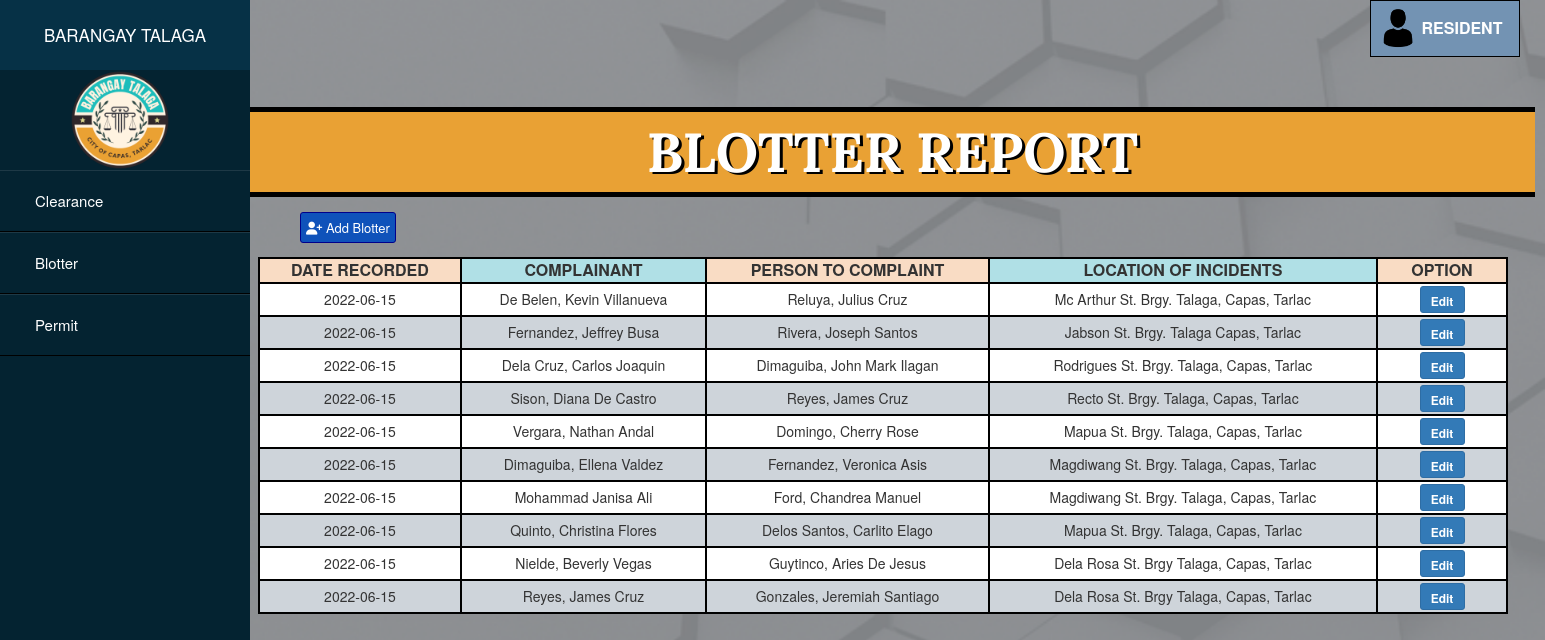
/resident/res_blot.php, run on the app's committed database.
### tables this page shows
CREATE TABLE `blotter` (
  `id` int(11) NOT NULL,
  `date` varchar(50) NOT NULL,
  `complainant` varchar(50) NOT NULL,
  `complainee` varchar(50) NOT NULL,
  `complaint` varchar(50) NOT NULL,
  `status` varchar(50) NOT NULL,
  `location` varchar(50) NOT NULL,
  `action` varchar(255) NOT NULL,
  `type` varchar(11) NOT NULL
);

### resident/res_blot.php (the view, shortened to what this page needs)
<?php
$link = mysqli_connect("localhost", "root", "", "barangaydb");
?>
<!DOCTYPE html>
<html lang="en" dir="ltr">
    <head>
        <link rel="stylesheet" href="../css/res_blotter.css">
        <link rel="stylesheet" href="https://maxcdn.bootstrapcdn.com/bootstrap/3.4.1/css/bootstrap.min.css">
</head>
<body style="background-image: url(../images/main.png); background-repeat: no-repeat; background-size: cover;">
    <div class="sidebar">
        <header>BARANGAY TALAGA</header>
        <img src="../images/logo.png">
        <ul>
            <li><a href="res_clear.php">Clearance</a></li>
            <li><a href="res_blot.php">Blotter</a></li>
            <li><a href="res_per.php">Permit</a></li>
        </ul>
    </div>
          <div class="dropdown">
          <img src="../images/person.png">
          <button onclick="myFunction()" class="dropbtn" >RESIDENT</button>
        </div>
    <div>
    <div class="header">
        <h1>BLOTTER REPORT</h1>
    </div>
    <div class="add-delete">
      <a href="addform_blot.php">  <button class="btn btn-primary btn-sm" id="add" data-toggle="modal" data-target="#addModal"><i class="fa fa-user-plus" aria-hidden="true"></i> Add Blotter</button> </a>
    </div>
    <div class="grid">
        <form method="POST">
        <table class="table-box">
            <thead>
                <tr>
                    <th style="background-color: #f9dcc4; text-align: center;">DATE RECORDED</th>
                    <th style="background-color: powderblue; text-align: center;">COMPLAINANT</th>
                    <th style="background-color: #f9dcc4; text-align: center;">PERSON TO COMPLAINT</th>
                    <th style="background-color: powderblue; text-align: center;">LOCATION OF INCIDENTS</th>
                    <th style="width: 130px !important; background-color: #f9dcc4; text-align: center;">OPTION</th>
                </tr>
            </thead>
            <tbody>
                <?php
                    $sql = mysqli_query($link, "select * from blotter where type = 'active' ");
                    while($row = mysqli_fetch_array($sql))
                    {
                echo'
                <tr>';
                    $id = $row['id'];
                    $complainant = $row['complainant'];
                    $complainee = $row['complainee'];
                    $complaint = $row['complaint'];
                    $location = $row['location'];
                echo '
                    <td>' .$row['date'].  '</td>
                    <td>' .$row['complainant']. '</td>
                    <td>' .$row['complainee'].  '</td>
                    <td>' .$row['location']. '</td>
                    <td style="text-align: center; padding: 2px;">';
                        echo "<button type='submit' class='btn btn-primary btn-sm' id='edit'> <a href='editform_blot.php?id=$id&complainant=$complainant&complainee=$complainee&complaint=$complaint&location=$location' style='color:white;'>Edit</a></button>";
                   echo '</td>
                </tr>';
                    }
                    ?>
            </tbody>
        </table>
        </form>
    </div>
</div>
</body>

### css/res_blotter.css (style rules this page uses)
body { font-family: 'Roboto', sans-serif; }
* { margin: 0; padding: 0; list-style: none; text-decoration: none; }
.sidebar { position: absolute; width: 250px; height: 100%; background: #042331; }
.sidebar header { font-size: 17px; color: white; text-align: center; line-height: 70px; background: #063146; user-select: none; }
.sidebar ul a { display: block; height: 100%; width: 100%; line-height: 60px; font-size: 15px; color: white; padding-left: 35px; box-sizing: border-box; border-top: 1px solid rgba(255,255,255,.1); border-bottom: 1px solid black; }
img { width: 100px; margin-left: 70px; }
.header { position: absolute; width: 1285px; margin-left: 250px; margin-top: 50px; border-top: 5px solid black; border-bottom: 5px solid black; padding-top: 20px; padding-bottom: 20px; text-align: center; background-color: #E9A134; }
.header h1 { font-size: 55px; margin-top: -10px; margin-bottom: -10px; font-weight: bolder; font-family: 'Lora', serif; color: white; text-shadow: 3px 2px black; }
.add-delete { position: absolute; margin-left: 300px; margin-top: 155px; }
#add { background-color: #0F52BA; border-color: darkblue; padding: 5px; color: white; font-size: 13px; }
.grid { position: absolute; margin-left: 258px; margin-top: 200px; width: 1270px; height: 465px; overflow-y:scroll; }
th, td { border: 2px solid black; padding: 10px; text-align: center; }
th { font-size: 16px; }
tr:nth-child(odd) { background-color: white; }
tr:nth-child(even) { background-color: #ced4da; }
.table-box { width: 1250px; }
.dropbtn { background-color: #7393B3; color: white; padding: 16px; font-size: 16px; border: none; cursor: pointer; width: 150px; padding-left: 50px; font-weight: bolder; border: 1px solid black; }
.dropdown { position: relative; display: inline-block; margin-left: 1370px; }
.dropdown img { position: absolute; display: inline-block; margin-left: 8px; margin-top: 8px; height: 40px; width: 40px; }
#edit { width: 45px; font-weight: bolder; height: 27px; }
h1 { margin-top: -10px; color: black; margin-left: 20px; }

### data on the page
blotter: date "2022-06-15", complainant "De Belen, Kevin Villanueva", complainee "Reluya, Julius Cruz", location "Mc Arthur St. Brgy. Talaga, Capas, Tarlac"
blotter: date "2022-06-15", complainant "Fernandez, Jeffrey Busa", complainee "Rivera, Joseph Santos", location "Jabson St. Brgy. Talaga Capas, Tarlac"
blotter: date "2022-06-15", complainant "Dela Cruz, Carlos Joaquin", complainee "Dimaguiba, John Mark Ilagan", location "Rodrigues St. Brgy. Talaga, Capas, Tarlac"
blotter: date "2022-06-15", complainant "Sison, Diana De Castro", complainee "Reyes, James Cruz", location "Recto St. Brgy. Talaga, Capas, Tarlac"
blotter: date "2022-06-15", complainant "Vergara, Nathan Andal", complainee "Domingo, Cherry Rose", location "Mapua St. Brgy. Talaga, Capas, Tarlac"
blotter: date "2022-06-15", complainant "Dimaguiba, Ellena Valdez", complainee "Fernandez, Veronica Asis", location "Magdiwang St. Brgy. Talaga, Capas, Tarlac"
blotter: date "2022-06-15", complainant "Mohammad Janisa Ali", complainee "Ford, Chandrea Manuel", location "Magdiwang St. Brgy. Talaga, Capas, Tarlac"
blotter: date "2022-06-15", complainant "Quinto, Christina Flores", complainee "Delos Santos, Carlito Elago", location "Mapua St. Brgy. Talaga, Capas, Tarlac"
blotter: date "2022-06-15", complainant "Nielde, Beverly Vegas", complainee "Guytinco, Aries De Jesus", location "Dela Rosa St. Brgy Talaga, Capas, Tarlac"
blotter: date "2022-06-15", complainant "Reyes, James Cruz", complainee "Gonzales, Jeremiah Santiago", location "Dela Rosa St. Brgy Talaga, Capas, Tarlac"
